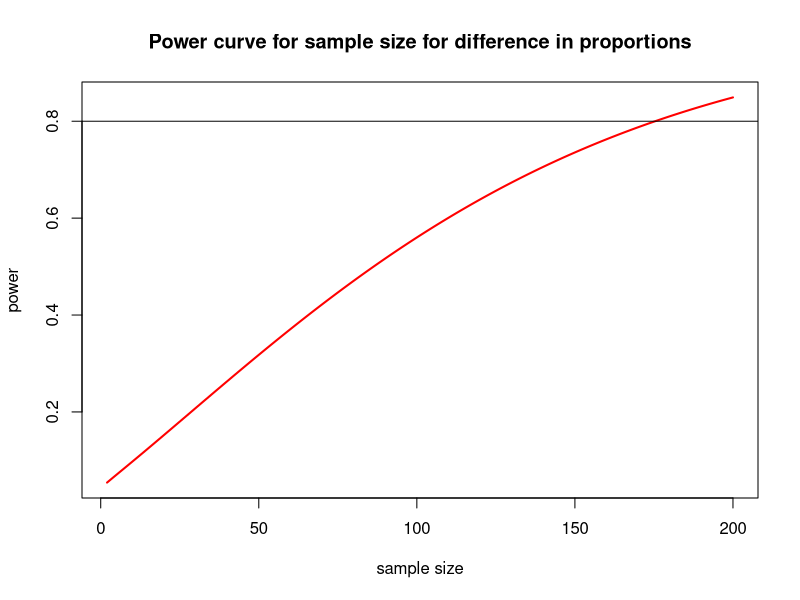

Source code (R):
## ---- chunk 1
knitr::opts_chunk$set(echo = TRUE, eval = TRUE)
## ---- chunk 2
library(pwr)
## ---- chunk 3
pwr.t.test(n = NULL, d = 0.5, sig.level = 0.05, power = 0.8)
## ---- chunk 4
pwr.anova.test(f=0.2,k=3,power=0.80,sig.level=0.05)
## ---- chunk 5
pwr.t.test(n = 20, d = 0.3, sig.level = 0.05, power = NULL)
## ---- chunk 6
pwr.t.test(n = 30, d = 0.3, sig.level = 0.05, power = NULL)
## ---- chunk 7
nvals <- seq(2, 200, length.out = 200)
powvals <- sapply(nvals, function(x) pwr.t.test(d = 0.3, n = x, sig.level = 0.05)$power)
plot(nvals, powvals,
  xlab = "sample size", ylab = "power",
  main = "Power curve for sample size for difference in proportions",
  lwd = 2, col = "red", type = "l"
)
abline(h = 0.8)
## ---- chunk 8
pwr.t.test(n = 25, d = 0.29, sig.level = 0.05, power = NULL)
